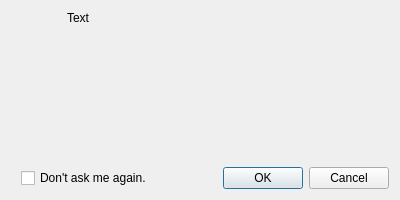
<ui version="4.0" >
 <class>HandlerDialog</class>
 <widget class="QDialog" name="HandlerDialog" >
  <property name="geometry" >
   <rect>
    <x>0</x>
    <y>0</y>
    <width>400</width>
    <height>200</height>
   </rect>
  </property>
  <property name="minimumSize" >
   <size>
    <width>400</width>
    <height>200</height>
   </size>
  </property>
  <property name="windowTitle" >
   <string>Caption</string>
  </property>
  <property name="windowIcon" >
   <iconset resource="images.qrc" >
    <normaloff>:/juicer.png</normaloff>:/juicer.png</iconset>
  </property>
  <layout class="QVBoxLayout" name="verticalLayout_2" >
   <item>
    <layout class="QHBoxLayout" name="horizontalLayout" >
     <item>
      <layout class="QVBoxLayout" name="verticalLayout" >
       <item>
        <widget class="QLabel" name="iconLabel" >
         <property name="sizePolicy" >
          <sizepolicy vsizetype="Minimum" hsizetype="Minimum" >
           <horstretch>0</horstretch>
           <verstretch>0</verstretch>
          </sizepolicy>
         </property>
         <property name="minimumSize" >
          <size>
           <width>50</width>
           <height>50</height>
          </size>
         </property>
         <property name="maximumSize" >
          <size>
           <width>50</width>
           <height>50</height>
          </size>
         </property>
         <property name="text" >
          <string/>
         </property>
         <property name="pixmap" >
          <pixmap resource="images.qrc" >:/juicer.png</pixmap>
         </property>
        </widget>
       </item>
       <item>
        <spacer name="verticalSpacer" >
         <property name="orientation" >
          <enum>Qt::Vertical</enum>
         </property>
         <property name="sizeHint" stdset="0" >
          <size>
           <width>20</width>
           <height>20</height>
          </size>
         </property>
        </spacer>
       </item>
      </layout>
     </item>
     <item>
      <widget class="QLabel" name="textLabel" >
       <property name="sizePolicy" >
        <sizepolicy vsizetype="Preferred" hsizetype="Preferred" >
         <horstretch>1</horstretch>
         <verstretch>1</verstretch>
        </sizepolicy>
       </property>
       <property name="sizeIncrement" >
        <size>
         <width>1</width>
         <height>1</height>
        </size>
       </property>
       <property name="text" >
        <string>Text</string>
       </property>
       <property name="alignment" >
        <set>Qt::AlignLeading|Qt::AlignLeft|Qt::AlignTop</set>
       </property>
       <property name="wordWrap" >
        <bool>true</bool>
       </property>
      </widget>
     </item>
    </layout>
   </item>
   <item>
    <layout class="QHBoxLayout" name="horizontalLayout_2" >
     <property name="leftMargin" >
      <number>10</number>
     </property>
     <item>
      <widget class="QCheckBox" name="chkAskAgain" >
       <property name="text" >
        <string>Don't ask me again.</string>
       </property>
      </widget>
     </item>
     <item>
      <widget class="QDialogButtonBox" name="buttonBox" >
       <property name="standardButtons" >
        <set>QDialogButtonBox::Cancel|QDialogButtonBox::Ok</set>
       </property>
      </widget>
     </item>
    </layout>
   </item>
  </layout>
 </widget>
 <resources>
  <include location="images.qrc" />
 </resources>
 <connections>
  <connection>
   <sender>buttonBox</sender>
   <signal>accepted()</signal>
   <receiver>HandlerDialog</receiver>
   <slot>accept()</slot>
   <hints>
    <hint type="sourcelabel" >
     <x>294</x>
     <y>149</y>
    </hint>
    <hint type="destinationlabel" >
     <x>211</x>
     <y>84</y>
    </hint>
   </hints>
  </connection>
  <connection>
   <sender>buttonBox</sender>
   <signal>rejected()</signal>
   <receiver>HandlerDialog</receiver>
   <slot>reject()</slot>
   <hints>
    <hint type="sourcelabel" >
     <x>294</x>
     <y>149</y>
    </hint>
    <hint type="destinationlabel" >
     <x>211</x>
     <y>84</y>
    </hint>
   </hints>
  </connection>
 </connections>
</ui>
